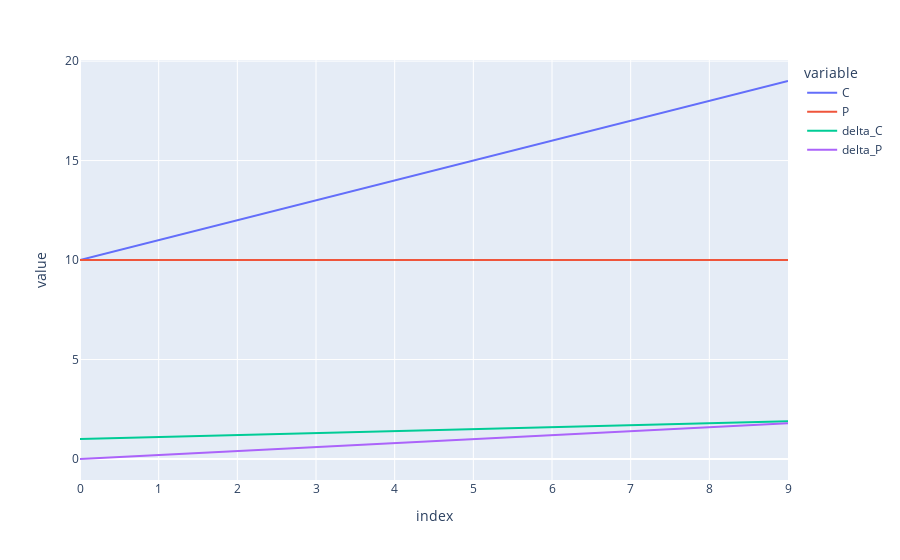

The notebook cell this image was saved under:
### Code cell
exclude = ['t', 'I']
jam_results.loc[:, jam_results.columns.difference(exclude)].plot().show()

### Figure 1 — Plotly figure (JSON) as saved in the notebook; plotly's stock layout.template omitted (floating-point values rounded to 4 significant figures)
{"data": [{"hovertemplate": "variable=C<br>index=%{x}<br>value=%{y}<extra></extra>", "legendgroup": "C", "line": {"color": "#636efa", "dash": "solid"}, "mode": "lines", "name": "C", "orientation": "v", "showlegend": true, "type": "scatter", "x": [0, 1, 2, 3, 4, 5, 6, 7, 8, 9], "xaxis": "x", "y": [10, 11.0, 12.0, 13.0, 14.0, 15.0, 16.0, 17, 18, 19], "yaxis": "y"}, {"hovertemplate": "variable=P<br>index=%{x}<br>value=%{y}<extra></extra>", "legendgroup": "P", "line": {"color": "#EF553B", "dash": "solid"}, "mode": "lines", "name": "P", "orientation": "v", "showlegend": true, "type": "scatter", "x": [0, 1, 2, 3, 4, 5, 6, 7, 8, 9], "xaxis": "x", "y": [10, 10, 10, 10, 10, 10, 10, 10, 10, 10], "yaxis": "y"}, {"hovertemplate": "variable=delta_C<br>index=%{x}<br>value=%{y}<extra></extra>", "legendgroup": "delta_C", "line": {"color": "#00cc96", "dash": "solid"}, "mode": "lines", "name": "delta_C", "orientation": "v", "showlegend": true, "type": "scatter", "x": [0, 1, 2, 3, 4, 5, 6, 7, 8, 9], "xaxis": "x", "y": [1, 1.1, 1.2, 1.3, 1.4, 1.5, 1.6, 1.7, 1.8, 1.9], "yaxis": "y"}, {"hovertemplate": "variable=delta_P<br>index=%{x}<br>value=%{y}<extra></extra>", "legendgroup": "delta_P", "line": {"color": "#ab63fa", "dash": "solid"}, "mode": "lines", "name": "delta_P", "orientation": "v", "showlegend": true, "type": "scatter", "x": [0, 1, 2, 3, 4, 5, 6, 7, 8, 9], "xaxis": "x", "y": [0, 0.2, 0.4, 0.6, 0.8, 1.0, 1.2, 1.4, 1.6, 1.8], "yaxis": "y"}], "layout": {"legend": {"title": {"text": "variable"}, "tracegroupgap": 0}, "margin": {"t": 60}, "xaxis": {"anchor": "y", "domain": [0, 1], "title": {"text": "index"}}, "yaxis": {"anchor": "x", "domain": [0, 1], "title": {"text": "value"}}}}
